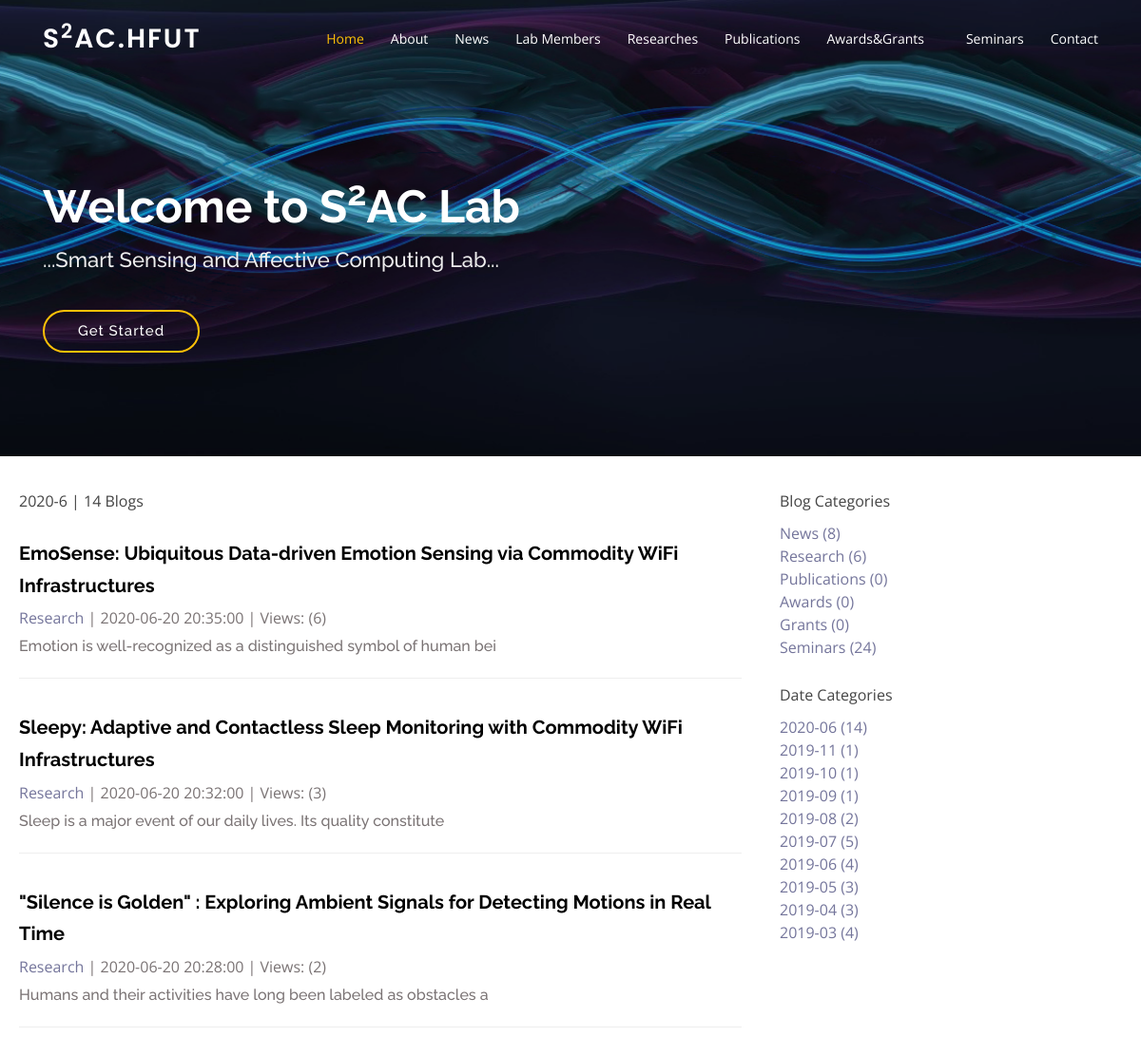
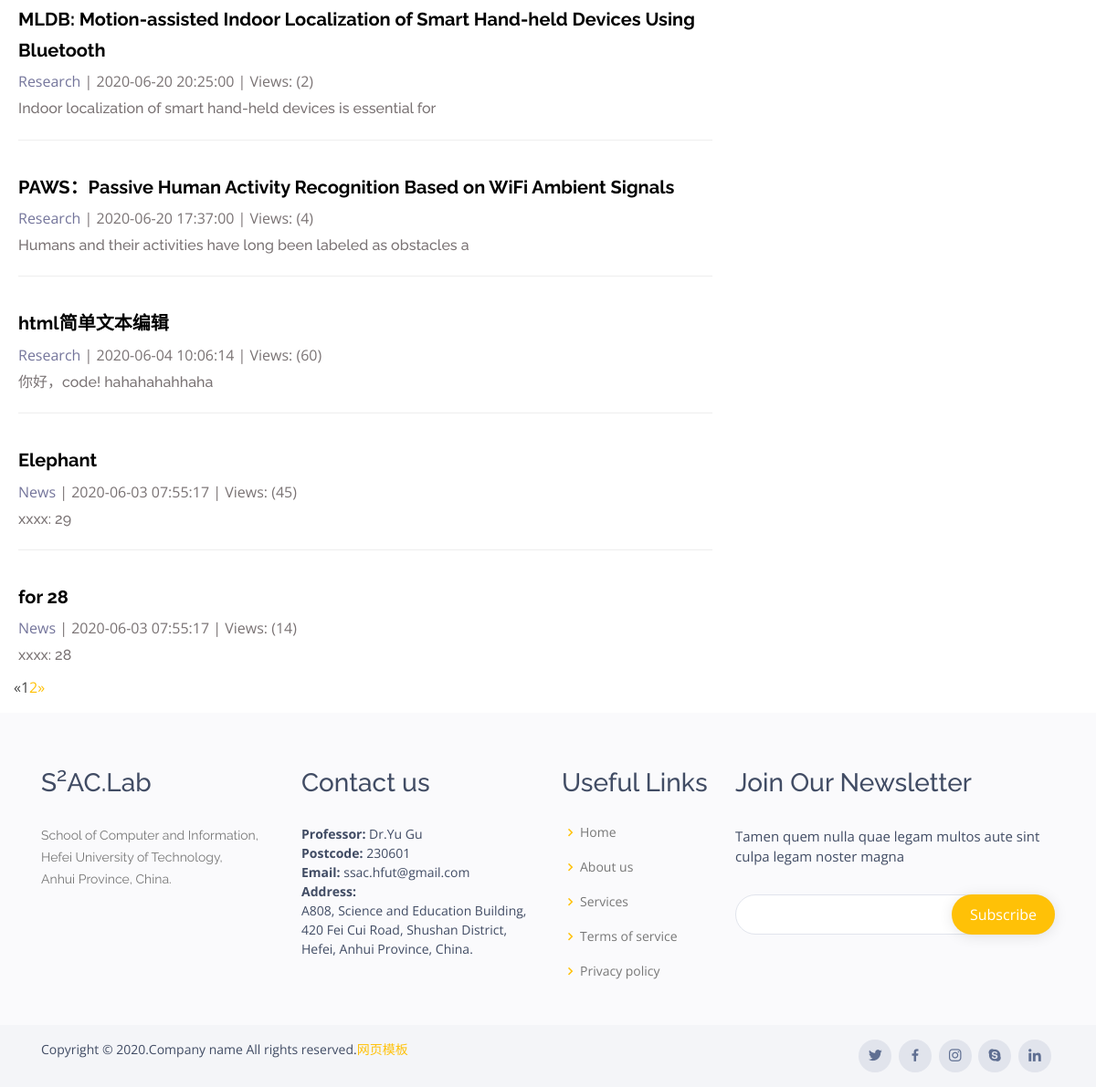
Page /article/date/2020/6 on the committed database (2 pictures, top to bottom).
### s2aclab/models.py (models this page shows, shortened)
class Articles(models.Model, ReadNumExpandMethod):
    title = models.CharField(max_length=100)
    article_type = models.ForeignKey(ArticleType,on_delete=models.DO_NOTHING,related_name='art_art')
    content = RichTextUploadingField(config_name='upload_ckeditor')
    author = models.ForeignKey(User, on_delete=models.DO_NOTHING)
    created_time = models.DateTimeField(auto_now_add=False)
    last_updated_time = models.DateTimeField(auto_now=True)
    read_details = GenericRelation(ReadDetails)  # content_object = GenericForeignKey('content_type', 'object_id')
    class Meta: # 排序
        ordering = ['-created_time']

class ArticleType(models.Model):
    type_name = models.CharField(max_length=20)
    def __str__(self):
        return self.type_name

### read_statistics/models.py (models this page shows)
class ReadNum(models.Model):
    read_num = models.IntegerField(default=0)
    content_type = models.ForeignKey(ContentType, on_delete=models.DO_NOTHING)
    object_id = models.PositiveIntegerField()
    content_object = GenericForeignKey('content_type', 'object_id')

### s2aclab/views.py (the view)
# urls.py: path('date/<int:year>/<int:month>',views.article_with_date, name='article_with_date'),
def article_with_date(request, year, month):
    articles_all_list = Articles.objects.filter(created_time__year=year, created_time__month=month)
    context = get_all_common_data(request,articles_all_list)
    context['article_with_date'] = '%s-%s'%(year,month)
    return render(request, 'article_with_date.html', context)

### read_statistics/models.py (called while the page is built)
    def get_read_num(self):
        try:
            ct = ContentType.objects.get_for_model(self)
            readnum = ReadNum.objects.get(content_type=ct, object_id=self.pk)
            return readnum.read_num
        except exceptions.ObjectDoesNotExist as e:
            return 0

### s2aclab/views.py (called while the page is built)
def get_categories_count():
    article_dates = Articles.objects.dates('created_time', 'month', order = 'DESC')
    article_dates_dict = dict()
    for date in article_dates:
        article_dates_dict[date] = Articles.objects.filter(created_time__year=date.year,
                                                            created_time__month=date.month).count()
    return article_dates_dict

### s2aclab/templates/article_with_date.html (shortened to what this page needs)
{% extends 'articles_list.html' %}
{% load static%}
{% block article_list_title %}
    {{ article_with_date }} | {{ page_of_articles.paginator.count }} Blogs <a href="{% url 'articles_list' %}"></a>
{% endblock %}

### s2aclab/templates/articles_list.html (shortened to what this page needs)
{% extends 'base.html' %}
{% load static %}
{% block header_extends %}
    <link rel="stylesheet" href="{% static 's2aclab/article_type.css' %}">
{% endblock %}
{% block content %}
<section id="hero-other" class="d-flex align-items-center justify-content-center" >
    <div class="container position-relative">
        <h1>Welcome to S<sup>2</sup>AC Lab</h1>
        <h2>...Smart Sensing and Affective Computing Lab...</h2>
        <a href="#article-list-section" class="btn-get-started scrollto">Get Started</a>
    </div>
</section>
<section id="article-list-section">
    <div class="container-fluid">
        <div class="row">
            <div class="col-xs-12 col-sm-6 col-md-8">
                <div class="panel panel-default">
                    <div class="panel-heading">
                        {% block article_list_title %}Blog List | {{ page_of_articles.paginator.count }} blogs{% endblock %}
                    </div>
                    <div class="panel-body">
                        {% for article in page_of_articles.object_list %}
                            <div class="article">
                                <h3 id="title"><a href="{% url 'article_details' article.pk %}">{{ article.title }}</a></h3>
                                <p class="article_info">
                                    <a href="{% url 'article_with_type' article.article_type.pk %}">{{article.article_type}}</a>
                                    | {{ article.created_time| date:"Y-m-d H:i:s"}} | Views: ({{ article.get_read_num }})
                                </p>
                                <h3 id='bd'>{{ article.content|striptags|truncatechars:65 }}</h3>
                            </div>
                        {% empty %}
                            <div class="article">
                                <h3>--No more--</h3>
                            </div>
                        {% endfor %}
                    </div>
                </div>
                <nav aria-label="Page navigation">
                    <ul class="pagination">
                        <li>
                            {% if page_of_articles.has_previous %}
                                <a href="?page={{ page_of_articles.previous_page_number }}" aria-label="Previous">
                                    <span aria-hidden="true">&laquo;</span>
                                </a>
                            {% else %}
                                <span aria-hidden="true">&laquo;</span>
                            {% endif %}
                        </li>
                        {% for page_index in page_range %}
                            {% if page_index == page_of_articles.number %}
                                <li class="active"><span>{{ page_index}}</span></li>
                            {% else %}
                                {% if page_index == '...' %}
                                    <li><span>{{page_index}}</span></li>
                                {% else %}
                                     <li><a href="?page={{ page_index }}">{{ page_index}}</a></li>
                                {% endif %}
                            {% endif %}
                        {% endfor %}
                        <li>
                            {% if page_of_articles.has_next %}
                            <a href="?page={{ page_of_articles.next_page_number }}" aria-label="Next">
                                <span aria-hidden="true">&raquo;</span>
                            </a>
                            {% else %}
                                <span aria-hidden="true">&raquo;</span>
                            {% endif %}
                        </li>
                    </ul>
                </nav>
            </div>
            <div class="col-xs-6 col-md-4">
                <div class="panel panel-default">
                    <div class="panel-heading">Blog Categories</div>
                    <div class="panel-body">
                        <ul class="article_type">
                            {% for type in article_types %}
                            <li>
                                <a href="{% url 'article_with_type' type.pk %}">
                                    {{ type.type_name }} ({{type.article_count}})
                                </a>
                            </li>
                            {% empty %}
                            <li></li>
                            {% endfor %}
                        </ul>
                    </div>
                </div>
                <div class="panel panel-default">
                    <div class="panel-heading">Date Categories</div>
                    <div class="panel-body">
                        <ul class="article_date">
                            {% for article_date,article_count in article_dates.items %}
                            <li>
                                <a href="{% url 'article_with_date' article_date.year article_date.month %}">
                                    {{ article_date| date:"Y-m" }} ({{article_count}})
                                </a>
                            </li>
                            {% empty %}
                            <li></li>
                            {% endfor %}
                        </ul>
                    </div>
                </div>
            </div>
        </div>
    </div>
</section>
{% endblock %}

### static/base.css (style rules this page uses)
* { margin: 0; padding: 0; }
body { margin:0; padding:0; }

### static/assets/css/style.css (style rules this page uses)
body { font-family: "Open Sans", sans-serif; color: #444444; }
a { color: #ffc107; }
h1, h2, h3, h4, h5, h6 { font-family: "Raleway", sans-serif; }
#hero-other { width: 100%; height: 60vh; background: url("../img/wavetitle.png") top center; background-size: cover; position: relative; }
#hero-other:before { content: ""; background: rgba(8, 13, 17, 0.2); position: absolute; bottom: 0; top: 0; left: 0; right: 0; }
#hero-other .container { text-align: left; padding-top: 50px; }
#hero-other h1 { margin: 0; font-size: 48px; font-weight: 700; line-height: 56px; color: #fff; }
#hero-other h2 { color: #eee; margin: 15px 0 0 0; font-size: 22px; }
#hero-other .btn-get-started { font-family: "Raleway", sans-serif; font-weight: 500; font-size: 15px; letter-spacing: 1px; display: inline-block; padding: 9px 35px; border-radius: 50px; transition: 0.5s; margin-top: 40px; border: 2px solid #ffc107; color: #fff; }
section { padding-top: 30px; }

### s2aclab/static/s2aclab/article_type.css (style rules this page uses)
ul.article_type { list-style-type: none; }
ul.article_type li a { color:#74759b; }
ul.article_date { list-style-type: none; }
ul.article_date li a { color:#74759b; }
div.article:not(:last-child) { margin-bottom: 2em; padding-bottom: 1em; border-bottom: 1px solid #eeeeee; }
div.article h3 { margin-top: 0.5em; }
div.article h3 a { font-size: 20px; font-weight: bold; color: #000000; }
#bd { font-size: 16px; color:#7a7374; }
p.article_info a { color:#74759b; }
p.article_info { color:#7a7374; margin-bottom: 0; }
div.panel-heading { padding: 5px 5px; }
.panel-body { padding: 5px; }

### rows in the picture
Articles: title "EmoSense: Ubiquitous Data-driven Emotion Sensing via Commodity WiFi Infrastructures", article_type "Research", created_time "2020-06-20 20:35:00", get_read_num "6", content "Emotion is well-recognized as a distinguished symbol of human bei"
Articles: title "Sleepy: Adaptive and Contactless Sleep Monitoring with Commodity WiFi Infrastructures", article_type "Research", created_time "2020-06-20 20:32:00", get_read_num "3", content "Sleep is a major event of our daily lives. Its quality constitute"
Articles: title "\"Silence is Golden\" : Exploring Ambient Signals for Detecting Motions in Real Time", article_type "Research", created_time "2020-06-20 20:28:00", get_read_num "2", content "Humans and their activities have long been labeled as obstacles a"
Articles: title "MLDB: Motion-assisted Indoor Localization of Smart Hand-held Devices Using Bluetooth", article_type "Research", created_time "2020-06-20 20:25:00", get_read_num "2", content "Indoor localization of smart hand-held devices is essential for"
Articles: title "PAWS：Passive Human Activity Recognition Based on WiFi Ambient Signals", article_type "Research", created_time "2020-06-20 17:37:00", get_read_num "4", content "Humans and their activities have long been labeled as obstacles a"
Articles: title "html简单文本编辑", article_type "Research", created_time "2020-06-04 10:06:14", get_read_num "60", content "你好，code! hahahahahhaha"
Articles: title "Elephant", article_type "News", created_time "2020-06-03 07:55:17", get_read_num "45", content "xxxx: 29"
Articles: title "for 28", article_type "News", created_time "2020-06-03 07:55:17", get_read_num "14", content "xxxx: 28"
ArticleType: type_name "News", article_count "8"
ArticleType: type_name "Research", article_count "6"
ArticleType: type_name "Publications", article_count "0"
ArticleType: type_name "Awards", article_count "0"
ArticleType: type_name "Grants", article_count "0"
ArticleType: type_name "Seminars", article_count "24"

### other values in the picture
{{ article_with_date }} "2020-6"
{{ page_of_articles.paginator.count }} "14"
{{ page_index }} "1"
{{ page_index }} "2"
{{ article_date| date:"Y-m" }} "2020-06" "2019-11" "2019-10" "2019-09" "2019-08" "2019-07" "2019-06" "2019-05" "2019-04" "2019-03"
{{ article_count }} "14" "1" "1" "1" "2" "5" "4" "3" "3" "4"
